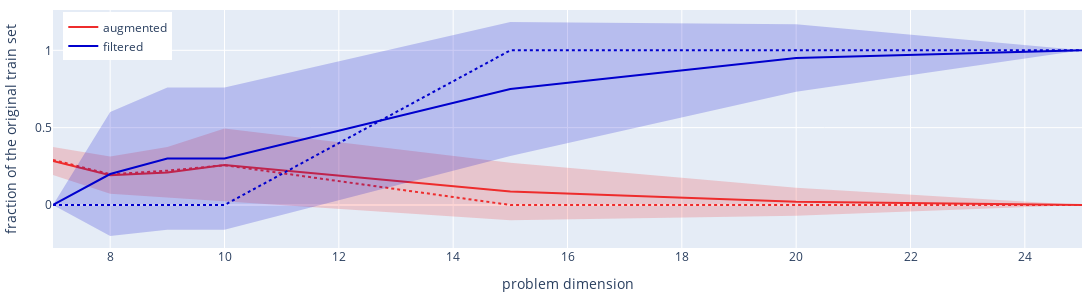

Notebook code cell kept with this figure:
### Code cell
### fraction of augmented and filtered data mean, median, std depending on the number of variables

# set x, y and color variables
color_columns_list=['frac_augmented', 'frac_filtered']
x_column = 'nb_nodes'

# aggregate results
res_tot = compute_stats_for_line_plot_paper(results_dimensions, [x_column], color_columns_list[0])
res_col = compute_stats_for_line_plot_paper(results_dimensions, [x_column], color_columns_list[1])
res_tot = res_tot.merge(res_col, how="left", on=[x_column]).sort_values(by=[x_column])

# Figure
fig = go.Figure()
  
### frac_augmented results
# abscisse
x = res_tot[x_column].tolist()
x_rev = x[::-1]
# Line 1
y1 = res_tot['frac_augmented' + '_mean'].tolist()
y1_upper = res_tot['frac_augmented' + '_upper'].tolist()
y1_lower = res_tot['frac_augmented' + '_lower'].tolist()
y1_lower = y1_lower[::-1]
# Line 2
y2 = res_tot['frac_augmented' + '_median'].tolist()

fig.add_trace(go.Scatter(
    x=x+x_rev,
    y=y1_upper+y1_lower,
    fill='toself',
    fillcolor=transparent_color_list[0],
    line_color='rgba(255,255,255,0)', 
    showlegend=False
))
fig.add_trace(go.Scatter(
    x=x,
    y=y1,
    line_color=color_list[0],
    name='augmented',
))
fig.add_trace(go.Scatter(
    x=x,
    y=y2,
    line_color=color_list[0],
    line_dash='dot',
    showlegend=False
))
fig.update_traces(mode='lines')

### frac_filtered results
# abscisse
x = res_tot[x_column].tolist()
x_rev = x[::-1]
# Line 1
y1 = res_tot['frac_filtered' + '_mean'].tolist()
y1_upper = res_tot['frac_filtered' + '_upper'].tolist()
y1_lower = res_tot['frac_filtered' + '_lower'].tolist()
y1_lower = y1_lower[::-1]
# Line 2
y2 = res_tot['frac_filtered' + '_median'].tolist()

fig.add_trace(go.Scatter(
    x=x+x_rev,
    y=y1_upper+y1_lower,
    fill='toself',
    fillcolor=transparent_color_list[1],
    line_color='rgba(255,255,255,0)', 
    showlegend=False
))
fig.add_trace(go.Scatter(
    x=x,
    y=y1,
    line_color=color_list[1],
    name='filtered',
))
fig.add_trace(go.Scatter(
    x=x,
    y=y2,
    line_color=color_list[1],
    line_dash='dot',
    showlegend=False
))
fig.update_traces(mode='lines')

# legend position
fig.update_layout(legend=dict(
    yanchor="top",
    y=0.99,
    xanchor="left",
    x=0.01
))

# magin & size
fig.update_layout(
    margin=dict(l=20, r=10, t=10, b=10),
    width=1600,
    height=300,
)

# axis titles
fig.update_yaxes(title_text='fraction of the original train set')
fig.update_xaxes(title_text='problem dimension')

fig.show()

### Figure 1 — Plotly figure (JSON) as saved in the notebook; plotly's stock layout.template omitted (floating-point values rounded to 4 significant figures)
{"data": [{"fill": "toself", "fillcolor": "rgba(238,44,44,0.2)", "line": {"color": "rgba(255,255,255,0)"}, "mode": "lines", "showlegend": false, "type": "scatter", "x": [7, 8, 9, 10, 15, 20, 25, 25, 20, 15, 10, 9, 8, 7], "y": [0.3754, 0.313, 0.3748, 0.4948, 0.2726, 0.1119, 0, 0, -0.07017, -0.0986, 0.02066, 0.04523, 0.0727, 0.1938]}, {"line": {"color": "rgb(238,44,44)"}, "mode": "lines", "name": "augmented", "type": "scatter", "x": [7, 8, 9, 10, 15, 20, 25], "y": [0.2846, 0.1929, 0.21, 0.2577, 0.087, 0.02086, 0]}, {"line": {"color": "rgb(238,44,44)", "dash": "dot"}, "mode": "lines", "showlegend": false, "type": "scatter", "x": [7, 8, 9, 10, 15, 20, 25], "y": [0.2914, 0.1986, 0.2214, 0.2571, 0, 0, 0]}, {"fill": "toself", "fillcolor": "rgba(0,0,205,0.2)", "line": {"color": "rgba(255,255,255,0)"}, "mode": "lines", "showlegend": false, "type": "scatter", "x": [7, 8, 9, 10, 15, 20, 25, 25, 20, 15, 10, 9, 8, 7], "y": [0, 0.6013, 0.7595, 0.7594, 1.184, 1.168, 1, 1, 0.7318, 0.3163, -0.1594, -0.1595, -0.2013, 0]}, {"line": {"color": "rgb(0,0,205)"}, "mode": "lines", "name": "filtered", "type": "scatter", "x": [7, 8, 9, 10, 15, 20, 25], "y": [0, 0.2, 0.3, 0.3, 0.75, 0.95, 1]}, {"line": {"color": "rgb(0,0,205)", "dash": "dot"}, "mode": "lines", "showlegend": false, "type": "scatter", "x": [7, 8, 9, 10, 15, 20, 25], "y": [0, 0, 0, 0, 1, 1, 1]}], "layout": {"height": 300, "legend": {"x": 0.01, "xanchor": "left", "y": 0.99, "yanchor": "top"}, "margin": {"b": 10, "l": 20, "r": 10, "t": 10}, "width": 1600, "xaxis": {"title": {"text": "problem dimension"}}, "yaxis": {"title": {"text": "fraction of the original train set"}}}}
